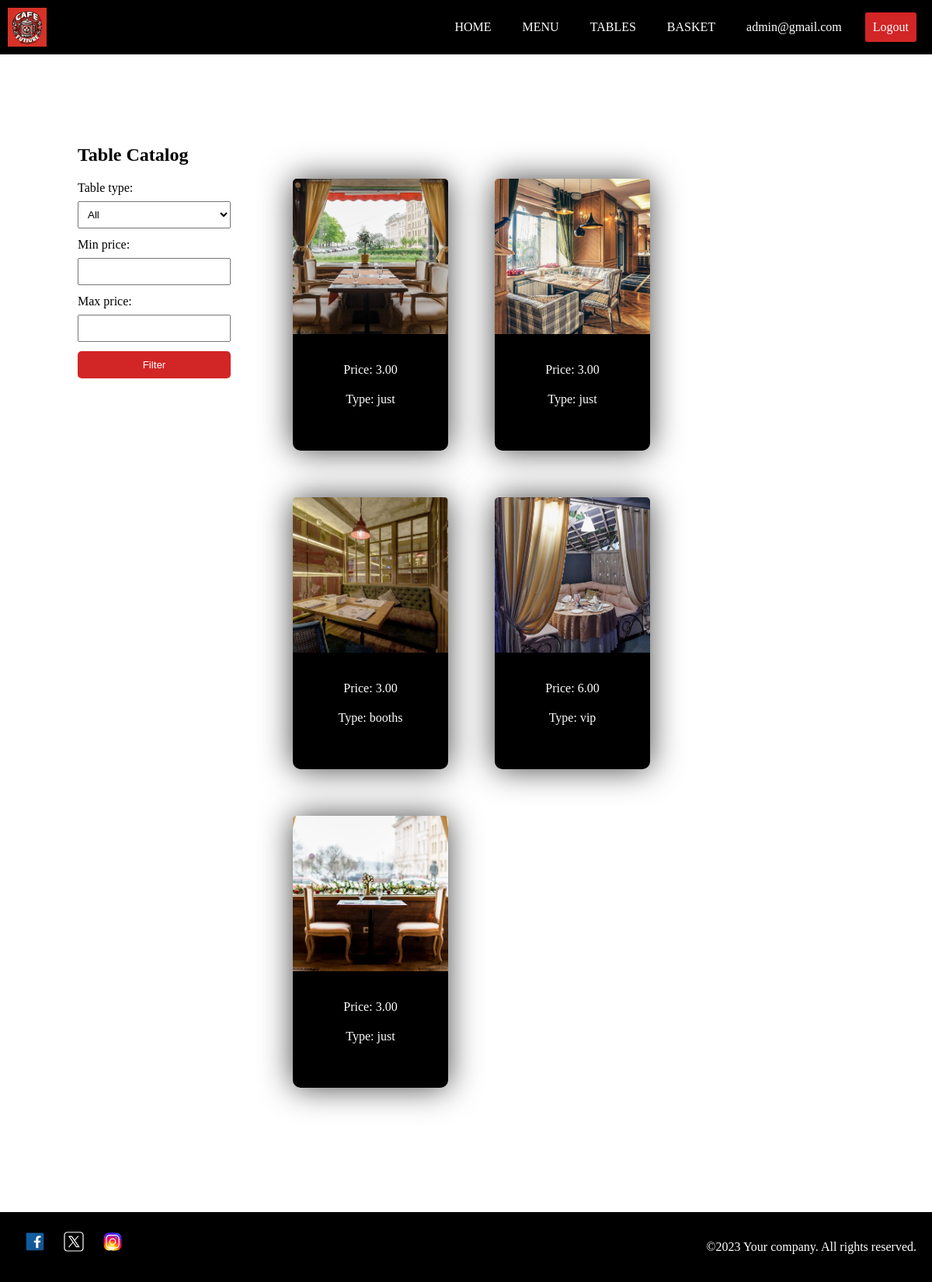
Page /client/tables/tables/ (signed in) on the committed database.
### access_management/models.py (models this page shows, shortened)
class User(AbstractUser):
    email = models.EmailField(unique=True, max_length=100, verbose_name='Электронная почта')
    username = models.CharField(unique=True, max_length=100, verbose_name='Имя пользователя')
    first_name = models.CharField(max_length=100, verbose_name='Имя')
    last_name = models.CharField(max_length=100, verbose_name='Фамилия')
    password1 = models.CharField(max_length=30, verbose_name='Пароль1')
    password2 = models.CharField(max_length=30, verbose_name='Пароль2')
    class Meta:
        verbose_name = 'Пользователь'
        verbose_name_plural = 'Пользователи'

### tables/models.py (models this page shows, shortened)
class Table(models.Model):
    photo = models.ImageField(upload_to='table_photos', verbose_name='Фотография')
    price = models.DecimalField(max_digits=8, decimal_places=2, verbose_name='Цена')
    table_number = models.PositiveIntegerField(verbose_name='Номер Столика')
    type_choices = [
        ('just', 'Just'),
        ('vip', 'VIP'),
        ('booths', 'Booths')
    ]
    type = models.CharField(max_length=20,choices=type_choices, verbose_name='Тип')
    class Meta:
        verbose_name = 'Стол'
        verbose_name_plural = 'Столы'

### tables/views.py (the view)
# urls.py: path('tables/', view=views.tables_view, name='tables'),
def tables_view(request):
    auth = request.user.id
    form = TableFilterForm(request.GET)
    tables = Table.objects.all()
    if form.is_valid():
        min_price = form.cleaned_data['min_price']
        max_price = form.cleaned_data['max_price']
        table_type = form.cleaned_data['table_type']
        if table_type:
            tables = tables.filter(type=table_type)
        if min_price:
            tables = tables.filter(price__gte=min_price)
        if max_price:
            tables = tables.filter(price__lte=max_price)
    return render(request, 'tables/tables.html', {'form': form, 'tables': tables, 'auth': auth})

### tables/forms.py
class TableFilterForm(forms.Form):
    table_type = forms.ChoiceField(
        choices=[('', 'All')] + Table.type_choices,
        label='Table type',
        required=False,
    )
    min_price = forms.IntegerField(
        label='Min price',
        required=False,
        min_value=0,
    )
    max_price = forms.IntegerField(
        label='Max price',
        required=False,
        min_value=0,
        initial=5000,
    )

### templates/tables/tables.html (shortened to what this page needs)
{% load static %}
<!DOCTYPE html>
<html>
  <head>
    <link rel="stylesheet" href="{% static "css/main_layout.css" %}"> <link
    rel="stylesheet" href="{% static "css/tables.css" %}">
  </head>
  <body>
    {% include "layouts/header.html" %}
    <main>
      <div class="filter-form">
        <h1>Table Catalog</h1>
        <form method="GET" action="{% url 'tables' %}">
          {% csrf_token %} {{form}}
          <button type="submit">Filter</button>
        </form>
      </div>
      <div class="food-container">
        {% for table in tables %} {% if auth %}
        <div onclick="redirectToReserved({{ table.id }})" class="table-card">
          <img src="{{ table.photo.url }}" alt="{{ table.description }}" />
          <p>Price: {{ table.price }}</p>
          <p>Type: {{ table.type }}</p>
        </div>
        {% endif %}
        {% endfor %}
      </div>
    </main>
    {% include "layouts/footer.html" %}
  </body>
</html>

### templates/layouts/header.html
<header class="main_page-header">
    <img src="http://127.0.0.1:8000/media/logo.jpeg" alt="" class="logotype" />
    <div class="main_page-header-menu">
      <a href="{% url "main" %}" class="main_page-header-menu-btn">HOME</a>
      <a href="{% url "catalog" %}" class="main_page-header-menu-btn">MENU</a>
      <a href="{% url "tables" %}" class="main_page-header-menu-btn">TABLES</a>
      {% if request.user.id %}
      <a href="{% url "basket" %}" class="main_page-header-menu-btn">BASKET</a>
      {% endif %}
      {% if request.user.id %}
      <a href="{% url "my_account" %}" class="main_page-header-menu-btn">{{request.user.email}}</a>
      <a href="{% url "logout" %}" class="main_page-header-menu-register-btn">Logout</a>
      {% else %}
      <a href="{% url "registration" %}" class="main_page-header-menu-register-btn">Registration</a>
      {% endif %}
    </div>
</header>

### static/css/main_layout.css (style rules this page uses)
body { margin: 0; padding: 0; box-sizing: border-box; }
.main_page-header { background-color: black; color: white; padding: 10px; display: flex; justify-content: space-between; align-items: center; }
.logotype { width: 50px; height: 50px; margin-right: 10px; }
.main_page-header-menu { display: flex; margin-left: auto; }
.main_page-header-menu-btn { background-color: black; color: white; border: none; padding: 10px; margin: 0 10px; cursor: pointer; border-radius: 3px; text-decoration: none; }
.main_page-header-menu-register-btn { background-color: #D22525; color: white; border: none; padding: 10px; margin: 0 10px; cursor: pointer; border-radius: 3px; text-decoration: none; }
main { min-height: 100vh; }

### static/css/tables.css (style rules this page uses)
.food-container { display: flex; flex-wrap: wrap; gap: 20px; margin: 40px; min-height: 100vh; }
.filter-form { max-width: 300px; margin-right: 20px; }
.filter-form h1 { font-size: 24px; margin-bottom: 20px; }
.filter-form form { display: flex; flex-direction: column; }
.filter-form label { margin-bottom: 8px; }
.filter-form input, .filter-form select { padding: 8px; margin-bottom: 12px; }
.filter-form button { background-color: #D22525; color: white; padding: 10px 15px; border: none; border-radius: 5px; cursor: pointer; }
.table-card { box-sizing: border-box; width: 200px; margin: 20px; border-radius: 10px; text-align: center; display: flex; flex-direction: column; background-color: black; color: white; box-shadow: 0 0 40px rgb(69, 69, 69); height: 350px; }
.table-card img { max-width: 100%; border-radius: 5px 5px 0 0; margin-bottom: 10px; height: 200px; object-fit: cover; }
.table-card p { font-size: 16px; margin-bottom: 10px; margin: 20px; margin-top: 0; }
main { display: flex; padding: 100px; }

### rows in the picture
User: user.email "admin@gmail.com"
Table: photo (picture), price "3.00", type "just"
Table: photo (picture), price "3.00", type "just"
Table: photo (picture), price "3.00", type "booths"
Table: photo (picture), price "6.00", type "vip"
Table: photo (picture), price "3.00", type "just"
